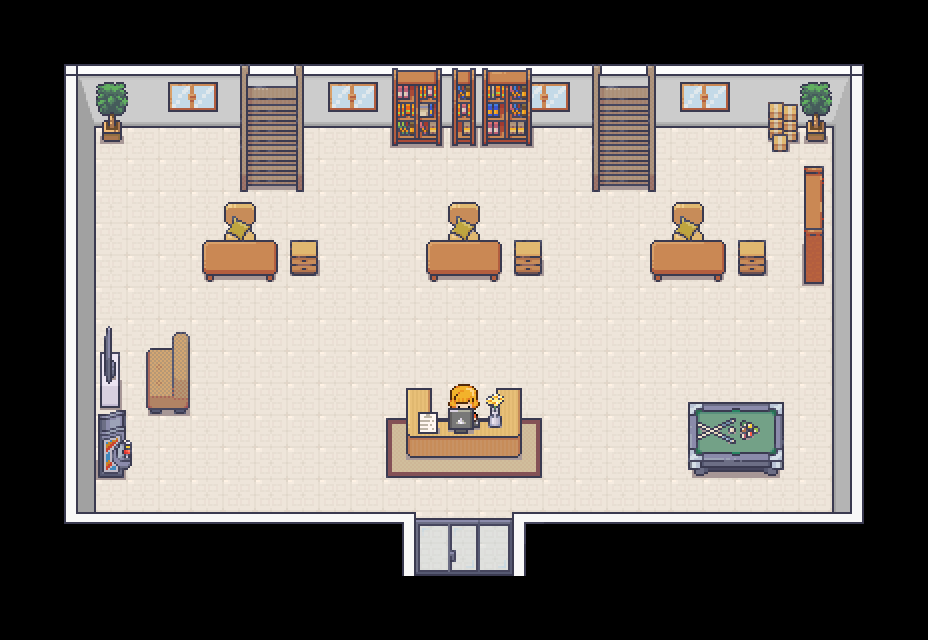

The image is a tile-based game level rendered from a .tmx file. Its description and source (layers, tilesets, objects; grid data summarised) follow:
An orthogonal 29x20 tile map with 32x32 px tiles, 8 tile layers (Piso, Tapetes, Parede, MaisAbaixoMoveis, ...), 4 tilesets.

<map version="1.10" tiledversion="1.10.2" orientation="orthogonal" renderorder="right-down" width="29" height="20" tilewidth="32" tileheight="32" infinite="0" nextlayerid="9" nextobjectid="1">
 <tileset firstgid="1" source="tileset_paredes.tsx" />
 <tileset firstgid="8285" source="tileset_generic.tsx" />
 <tileset firstgid="9533" source="tileset_estoque.tsx" />
 <tileset firstgid="10333" source="tileset_biblioteca.tsx" />
 <layer id="1" name="Piso" width="29" height="20">
  <data>[580 cells, 356 non-empty, 1 distinct tile ids]</data>
 </layer>
 <layer id="3" name="Tapetes" width="29" height="20">
  <data>[580 cells, 0 non-empty, 0 distinct tile ids]</data>
 </layer>
 <layer id="2" name="Parede" width="29" height="20">
  <data>[580 cells, 98 non-empty, 15 distinct tile ids]</data>
 </layer>
 <layer id="8" name="MaisAbaixoMoveis" width="29" height="20">
  <data>[580 cells, 0 non-empty, 0 distinct tile ids]</data>
 </layer>
 <layer id="6" name="AbaixoMoveis" width="29" height="20">
  <data>[580 cells, 12 non-empty, 8 distinct tile ids]</data>
 </layer>
 <layer id="4" name="Moveis" width="29" height="20">
  <data>[580 cells, 122 non-empty, 75 distinct tile ids]</data>
 </layer>
 <layer id="5" name="AcimaMoveis" width="29" height="20">
  <data>[580 cells, 27 non-empty, 27 distinct tile ids]</data>
 </layer>
 <layer id="7" name="MaisAcimaMoveis" width="29" height="20">
  <data>[580 cells, 8 non-empty, 4 distinct tile ids]</data>
 </layer>
</map>
